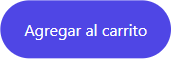
#> input picture automation-lab/vision-service/tests/assets/templates/add_to_cart.png, 171 x 59 px; its folder holds only this picture in this run
$ python debug_template_ocr.py ../tests/assets/templates/add_to_cart.png
#> lines starting #> are read from the running program, lines starting #| are printed output that depends on the picture; after the words box and inside, x2 and y2 are one past the last pixel; in counts of white or black regions, pixels touching at a corner belong together
"""
Debug Script: Template Matching Multi-Scale + OCR Validation Strategy

Purpose:
    Validate a new vision strategy that replaces ContourDetector with:
    1. Grayscale conversion (ignore color variations)
    2. Multi-template bank search
    3. Multi-scale template matching
    4. OCR validation on detected ROI
    5. Visual output with bounding boxes

This is a standalone, clean implementation for technical viability testing.

Usage:
    python scripts/debug_template_ocr.py <screenshot_path> [--templates-dir <dir>]
"""

import cv2
import numpy as np
import pytesseract
from pathlib import Path
import sys
from typing import List, Dict, Tuple, Optional
from dataclasses import dataclass
from datetime import datetime
from scipy import ndimage


@dataclass
class TemplateMatch:
    """Result of a single template match."""
    template_name: str
    template_path: str
    scale: float
    score: float
    bbox: Dict[str, int]  # {x, y, width, height}
    roi_image: np.ndarray
    ocr_text: str
    ocr_confidence: float


class TemplateMatcherOCRStrategy:
    """
    Multi-scale template matching strategy with OCR validation.

    Architecture:
        1. Load screenshot and template bank
        2. Convert both to grayscale
        3. For each template:
            a. For each scale (0.5x to 1.5x):
                - Resize screenshot
                - Use cv2.matchTemplate to find matches
                - Keep best match if score > threshold
        4. For each match:
            a. Extract ROI from original image
            b. Run OCR on ROI
            c. Validate match using OCR confidence
        5. Draw bboxes on original screenshot
        6. Save result
    """

    def __init__(
        self,
        template_dir: Path,
        min_match_threshold: float = 0.7,
        min_ocr_threshold: float = 0.3,
        scale_range: Tuple[float, float] = (0.5, 1.5),
        scale_steps: int = 5,
    ):
        """
        Initialize strategy.

        Args:
            template_dir: Directory containing template images
            min_match_threshold: CV template matching threshold (0-1)
            min_ocr_threshold: OCR confidence threshold (0-1)
            scale_range: (min_scale, max_scale) for multi-scale search
            scale_steps: Number of scales to test
        """
        self.template_dir = Path(template_dir)
        self.min_match_threshold = min_match_threshold
        self.min_ocr_threshold = min_ocr_threshold
        self.scale_range = scale_range
        self.scale_steps = scale_steps
        self.roi_padding_ratio = 0.1

        # Load template bank
        self.templates = self._load_template_bank()

        print(f"✓ Loaded {len(self.templates)} templates from {self.template_dir}")
        for template in self.templates:
            print(f"  - {template['name']} ({template['gray'].shape})")

    def _load_template_bank(self) -> List[Dict]:
        """Load all templates from directory."""
        templates = []

        if not self.template_dir.exists():
            print(f"⚠ Template directory not found: {self.template_dir}")
            return templates

        for template_file in sorted(self.template_dir.glob("*.png")):
            image_bgr = cv2.imread(str(template_file))

            if image_bgr is None:
                print(f"⚠ Failed to load: {template_file}")
                continue

            # Convert to grayscale
            image_gray = cv2.cvtColor(image_bgr, cv2.COLOR_BGR2GRAY)

            templates.append({
                'name': template_file.stem,
                'path': str(template_file),
                'bgr': image_bgr,
                'gray': image_gray,
                'h': image_gray.shape[0],
                'w': image_gray.shape[1],
            })

        return templates

    def _extract_ocr(self, roi: np.ndarray) -> Tuple[str, float]:
        """
        Extract text from ROI using Tesseract.

        Args:
            roi: Region of interest image

        Returns:
            (text, confidence) tuple
        """
        try:
            # Preprocess for OCR
            if len(roi.shape) == 3:
                roi_gray = cv2.cvtColor(roi, cv2.COLOR_BGR2GRAY)
            else:
                roi_gray = roi

            # Upscale ROI 2x for better OCR
            h, w = roi_gray.shape
            roi_upscaled = cv2.resize(
                roi_gray,
                (w * 2, h * 2),
                interpolation=cv2.INTER_CUBIC
            )

            # Binarize
            _, roi_binary = cv2.threshold(
                roi_upscaled, 127, 255,
                cv2.THRESH_BINARY + cv2.THRESH_OTSU
            )

            # OCR
            text = pytesseract.image_to_string(roi_binary).strip()
            data = pytesseract.image_to_data(
                roi_binary, output_type=pytesseract.Output.DICT
            )

            # Calculate average confidence
            confidences = [
                int(conf) / 100.0
                for conf in data['conf']
                if int(conf) > 0
            ]

            confidence = np.mean(confidences) if confidences else 0.0

            return text, confidence

        except Exception as e:
            print(f"⚠ OCR error: {e}")
            return "", 0.0

    def detect(self, screenshot_path: str) -> List[TemplateMatch]:
        """
        Detect templates in screenshot using multi-scale matching + OCR.

        Args:
            screenshot_path: Path to screenshot image

        Returns:
            List of TemplateMatch results sorted by confidence
        """
        # Load screenshot
        screenshot_bgr = cv2.imread(screenshot_path)
        if screenshot_bgr is None:
            raise FileNotFoundError(f"Screenshot not found: {screenshot_path}")

        screenshot_gray = cv2.cvtColor(screenshot_bgr, cv2.COLOR_BGR2GRAY)
        img_h, img_w = screenshot_gray.shape

        print(f"\n✓ Loaded screenshot: {Path(screenshot_path).name}")
        print(f"  Size: {screenshot_gray.shape}")
        print(f"  Scales to test: {self.scale_range[0]:.1f}x - {self.scale_range[1]:.1f}x " +
              f"({self.scale_steps} steps)")

        # Generate scale range
        scales = np.linspace(self.scale_range[0], self.scale_range[1], self.scale_steps)

        matches = []

        # ====== MULTI-TEMPLATE SEARCH ======
        for template in self.templates:
            template_name = template['name']
            template_gray = template['gray']
            template_h, template_w = template_gray.shape

            all_candidates = []

            # ====== MULTI-SCALE SEARCH ======
            for scale in scales:
                # Skip if scaled template is larger than screenshot
                scaled_h = int(template_h * scale)
                scaled_w = int(template_w * scale)

                if scaled_h > img_h or scaled_w > img_w:
                    continue

                # Resize screenshot to this scale
                resized_screenshot = cv2.resize(
                    screenshot_gray,
                    (int(img_w * scale), int(img_h * scale)),
                    interpolation=cv2.INTER_LINEAR
                )

                # Match template on resized screenshot
                result = cv2.matchTemplate(
                    resized_screenshot,
                    template_gray,
                    cv2.TM_CCOEFF_NORMED
                )

                # Find local maxima (peaks) instead of all pixels above threshold
                max_filtered = ndimage.maximum_filter(result, size=10)
                peaks = (result == max_filtered) & (result >= self.min_match_threshold)

                locs = np.where(peaks)

                for pt in zip(*locs[::-1]):
                    score = result[pt[1], pt[0]]
                    all_candidates.append((pt, score, scale))

            # ====== VALIDATE MATCHES WITH OCR ======
            print(f"\n  Template: {template_name}")
            print(f"    Candidates found: {len(all_candidates)}")

            for idx, candidate in enumerate(all_candidates, 1):
                loc, score, scale = candidate

                # Scale coordinates back to original screenshot
                x, y = loc
                x = int(x / scale)
                y = int(y / scale)
                width = template_w
                height = template_h

                # Clamp to original image bounds
                x = max(0, min(x, img_w - width))
                y = max(0, min(y, img_h - height))

                # Expand ROI with padding before OCR extraction
                pad_x = int(width * self.roi_padding_ratio)
                pad_y = int(height * self.roi_padding_ratio)

                x_padded = max(0, x - pad_x)
                y_padded = max(0, y - pad_y)
                w_padded = min(img_w, width + 2 * pad_x)
                h_padded = min(img_h, height + 2 * pad_y)

                roi = screenshot_bgr[y_padded:y_padded+h_padded, x_padded:x_padded+w_padded]

                # Run OCR
                ocr_text, ocr_confidence = self._extract_ocr(roi)

                # Create match result
                match = TemplateMatch(
                    template_name=template_name,
                    template_path=template['path'],
                    scale=scale,
                    score=score,
                    bbox={'x': x, 'y': y, 'width': width, 'height': height},
                    roi_image=roi,
                    ocr_text=ocr_text,
                    ocr_confidence=ocr_confidence,
                )

                matches.append(match)

                print(f"    [{idx}] Score: {score:.3f} @ {scale:.2f}x | " +
                    f"({x}, {y}) {width}×{height} | OCR: '{ocr_text}' ({ocr_confidence:.2f})")

        # Sort by match score (descending)
        matches.sort(key=lambda m: m.score, reverse=True)

        return matches

    # [80 lines left out: functions visualize, summary, not called in this run]


def main():
    """CLI entry point."""
    import argparse

    parser = argparse.ArgumentParser(
        description="Template Matching + OCR Strategy Debug Script",
        formatter_class=argparse.RawDescriptionHelpFormatter,
        epilog="""
Example:
    # Using default templates directory (tests/assets/templates/)
    python scripts/debug_template_ocr.py tests/assets/datasets/home_page-react.png

    # Using custom templates directory
    python scripts/debug_template_ocr.py tests/assets/datasets/home_page-react.png \\
        --templates-dir my_templates/
        """
    )

    parser.add_argument(
        "screenshot",
        help="Path to screenshot to analyze"
    )

    parser.add_argument(
        "--templates-dir",
        default="tests/assets/templates",
        help="Directory containing template images (default: tests/assets/templates)"
    )

    parser.add_argument(
        "--threshold",
        type=float,
        default=0.7,
        help="Template matching threshold 0-1 (default: 0.7)"
    )

    parser.add_argument(
        "--ocr-threshold",
        type=float,
        default=0.3,
        help="OCR confidence threshold 0-1 (default: 0.3)"
    )

    args = parser.parse_args()

    # Resolve paths relative to vision-service directory
    vision_service_dir = Path(__file__).parent.parent
    screenshot_path = vision_service_dir / args.screenshot
    templates_dir = vision_service_dir / args.templates_dir

    # Validate inputs
    if not screenshot_path.exists():
        print(f"❌ Screenshot not found: {screenshot_path}")
        sys.exit(1)

    # Initialize strategy
    try:
        strategy = TemplateMatcherOCRStrategy(
            template_dir=templates_dir,
            min_match_threshold=args.threshold,
            min_ocr_threshold=args.ocr_threshold,
        )
#> in _load_template_bank, image_bgr is the input picture: shape (59, 171, 3); mean B, G, R 232.4, 94.8, 102.4
#> in _load_template_bank, `image_gray = cv2.cvtColor(image_bgr, cv2.COLOR_BGR2GRAY)`:
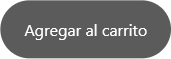
#> image_gray: shape (59, 171); min 91, max 255, mean 112.9
#> in __init__, `self.templates = self._load_template_bank()`: self.templates = 1 item
#| ✓ Loaded 1 templates from automation-lab/vision-service/tests/assets/templates
#> the loop in __init__, `for template in self.templates:` made 1 pass
#|   - add_to_cart ((59, 171))
    except Exception as e:
        print(f"❌ Failed to initialize strategy: {e}")
        sys.exit(1)

    # Run detection
    print(f"\n{'='*70}")
    print("TEMPLATE MATCHING + OCR STRATEGY - DEBUG SCRIPT")
    print(f"{'='*70}")

    try:
        matches = strategy.detect(str(screenshot_path))
#|   Size: (59, 171)
#> the loop in detect, `for template in self.templates:` made 1 pass
#> (template_name, template_h, template_w) on pass 1: ('add_to_cart', 59, 171)
#|   Template: add_to_cart
#|     Candidates found: 1
#> pass 1, in _extract_ocr, `roi_upscaled = cv2.resize( roi_gray, (w * 2, h * 2), interpolation=cv2..`:
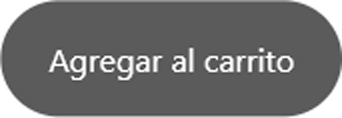
#> roi_upscaled: shape (118, 342); min 50, max 255, mean 112.7
#> pass 1, in _extract_ocr, `_, roi_binary = cv2.threshold( roi_upscaled, 127, 255, cv2.THRESH_BINA..`:
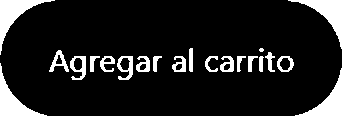
#> roi_binary: shape (118, 342); 13.8% white; 20 white regions (1 under 20 px), largest, box (x1, y1, x2, y2) and area: (0, 63, 342, 118) 2111, (0, 0, 55, 55) 804, (288, 0, 342, 49) 764
#> after the loop in detect, `for template in self.templates:`: matches = []

        # Visualize
        output_path = strategy.visualize(str(screenshot_path), matches)

        # Summary
        strategy.summary(matches)

        sys.exit(0 if len(matches) > 0 else 1)

    except Exception as e:
        print(f"❌ Error during detection: {e}")
        import traceback
        traceback.print_exc()
        sys.exit(1)


if __name__ == "__main__":
    main()
#> (the call stopped at in _extract_ocr, `text = pytesseract.image_to_string(roi_binary).strip()`: pytesseract is not available in this run)
